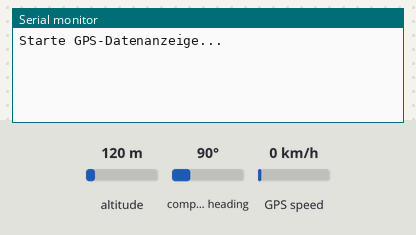
This sketch was run on a simulated Arduino Uno, built with avr-gcc and run on an emulated ATmega328P. On the bench: the last lines printed to the serial monitor. The inputs (shaded band) are chosen by the test bench; at power-on: altitude 120 m, compass heading 90°, GPS speed 0 km/h. The GPS gets a fix after 3 s at 37.7749, -122.4194 with 8 satellites.

Above: at 1.2 s.
1.3 s: altitude set to 20 m
At 3.5 s:
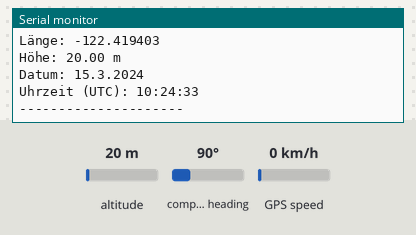
4.5 s: altitude set to 250 m
At 6.2 s:
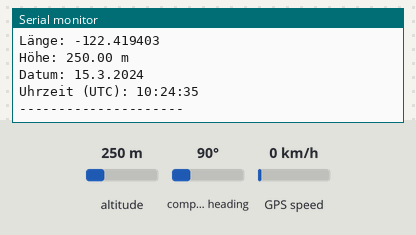
Timing chart, 0 to 7.7 s (numbered marks = the images above; inputs shaded):
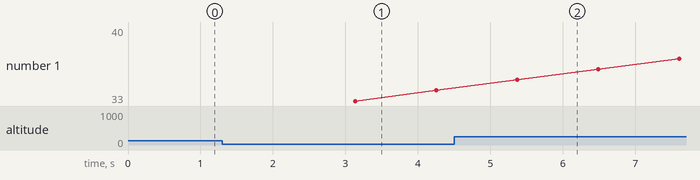

Measured:
- after the input at 1.3 s, the serial monitor: prints a new line after 1.8 s (image 1)
- after the input at 4.5 s, the serial monitor: prints a new line after 0.83 s (image 2)

The sketch:

sketch_testgps_1.ino
```cpp
#include <TinyGPS++.h>
#include <SoftwareSerial.h>

// GPS an Pin 4 (RX), Pin 3 (TX ungenutzt)
static const int RXPin = 4, TXPin = 3;
static const uint32_t GPSBaud = 9600;

TinyGPSPlus gps;
SoftwareSerial ss(RXPin, TXPin);

void setup() {
  Serial.begin(9600);
  ss.begin(GPSBaud);
  Serial.println("Starte GPS-Datenanzeige...");
}

void loop() {
  // GPS-Daten einlesen
  while (ss.available() > 0) {
    gps.encode(ss.read());
  }

  // Wenn neue Standortdaten verfügbar sind
  if (gps.location.isUpdated()) {
    Serial.println("----- GPS-Daten -----");
    Serial.print("Breite: ");
    Serial.println(gps.location.lat(), 6);
    Serial.print("Länge: ");
    Serial.println(gps.location.lng(), 6);

    if (gps.altitude.isValid()) {
      Serial.print("Höhe: ");
      Serial.print(gps.altitude.meters());
      Serial.println(" m");
    }

    if (gps.date.isValid()) {
      Serial.print("Datum: ");
      Serial.print(gps.date.day());
      Serial.print(".");
      Serial.print(gps.date.month());
      Serial.print(".");
      Serial.println(gps.date.year());
    }

    if (gps.time.isValid()) {
      Serial.print("Uhrzeit (UTC): ");
      Serial.print(gps.time.hour());
      Serial.print(":");
      Serial.print(gps.time.minute());
      Serial.print(":");
      Serial.println(gps.time.second());
    }

    Serial.println("---------------------\n");
    delay(1000); // Warte 1 Sekunde bis zur nächsten Anzeige
  }
}
```
